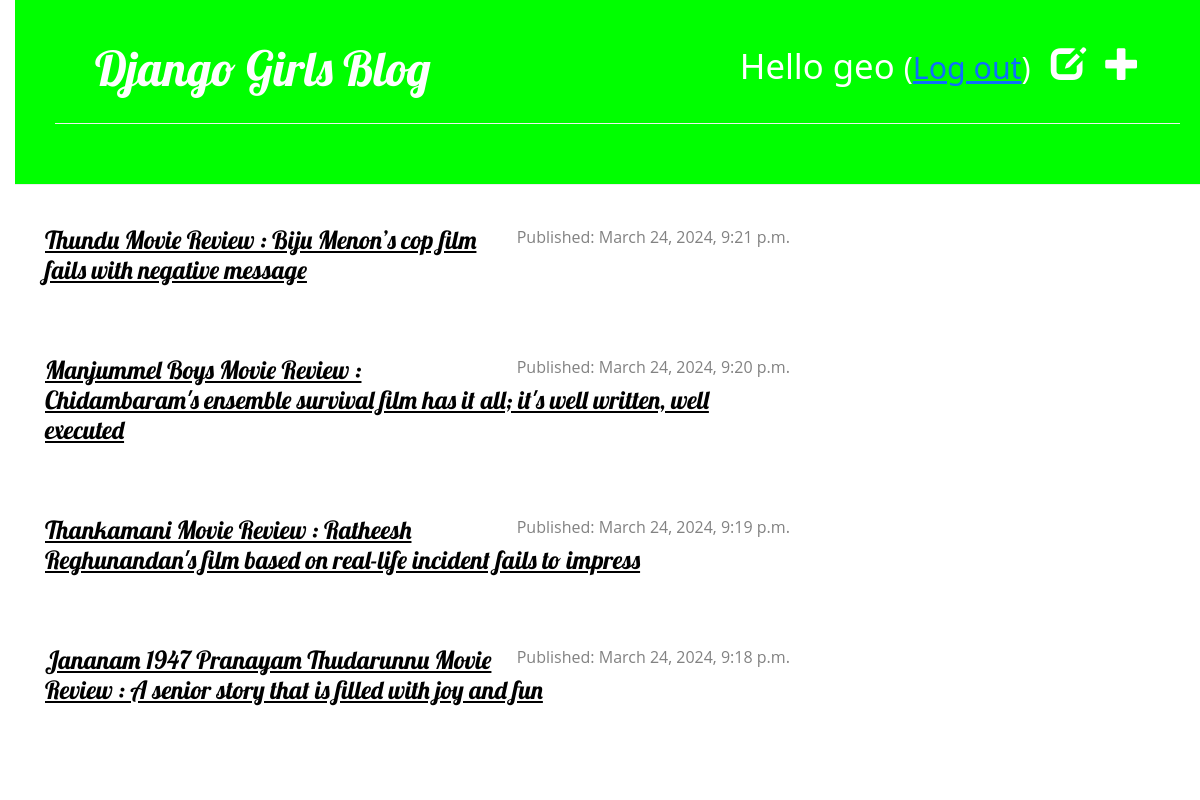
The app's page / (signed in) with its own data.
### blog/models.py (models this page shows, shortened)
class Post(models.Model):
    author = models.ForeignKey(settings.AUTH_USER_MODEL, on_delete=models.CASCADE)
    title = models.CharField(max_length=200)
    text = models.TextField()
    created_date = models.DateTimeField(default=timezone.now)
    published_date = models.DateTimeField(blank=True, null=True)
    image = models.ImageField(upload_to='post/', blank=True, null=True)  # Add this line

### blog/views.py (the view)
# urls.py: path('', post_list, name='post_list'),
def post_list(request):
    posts = Post.objects.all().order_by('-published_date')
    return render(request, 'blog/post_list.html', {'posts': posts})

### blog/templates/blog/post_list.html (shortened to what this page needs)
{% extends 'blog/base.html' %}
{% block content %}
    {% for post in posts %}
        <div class="post">
            <div class="date">
                {% if post.published_date %}
                    Published: {{ post.published_date }}
                {% endif %}
            </div>
            <h1><a href="{% url 'post_detail' pk=post.pk %}">{{ post.title }}</a></h1>
        </div>
    {% endfor %}
{% endblock content %}

### blog/templates/blog/base.html (shortened to what this page needs)
{% load static %}
<!DOCTYPE html>
<html>
    <head>
        <link rel="stylesheet" href="https://maxcdn.bootstrapcdn.com/bootstrap/3.4.0/css/bootstrap.min.css">
        <link rel="stylesheet" href="https://cdn.jsdelivr.net/npm/bootstrap@5.1.3/dist/css/bootstrap.min.css">
        <link rel="stylesheet" href="{% static 'css/blog.css' %}">
    </head>
    <body>
        <div class="page-header">
            <div class="page-header">
                {% if user.is_authenticated %}
                    <a href="{% url 'post_new' %}" class="top-menu"><span class="glyphicon glyphicon-plus"></span></a>
                    <a href="{% url 'post_draft_list' %}" class="top-menu"><span class="glyphicon glyphicon-edit"></span></a>
                    <p class="top-menu">Hello {{ user.username }} <small>(<a href="{% url 'logout' %}">Log out</a>)</small></p>
                {% else %}
                    <a href="{% url 'login' %}" class="top-menu"><span class="glyphicon glyphicon-lock"></span></a>
                {% endif %}
                <h1><a href="/">Django Girls Blog</a></h1>
            </div>
        </div>
        <div class="content container">
            <div class="row">
                <div class="col-md-8">
                {% block content %}
                {% endblock %}
                </div>
            </div>
        </div>
    </body>

### blog/static/css/blog.css (style rules this page uses)
h1 a, h2 a { color: #000000; font-family: 'Lobster'; }
body { padding-left: 15px; }
.page-header { background-color: #00ff00; margin-top: 0; margin-bottom: 40px; padding: 20px 20px 20px 40px; }
.page-header h1, .page-header h1 a, .page-header h1 a:visited, .page-header h1 a:active { color: #ffffff; font-size: 36pt; text-decoration: none; }
h1, h2, h3, h4 { font-family: 'Lobster', cursive; }
.date { color: #828282; }
.top-menu, .top-menu:hover, .top-menu:visited { color: #ffffff; float: right; font-size: 26pt; margin-right: 20px; }
.post { margin-bottom: 70px; }
.post > .date, .post > .actions { float: right; }

### blog/templates/blog/post_list.html (style rules this page uses)
.post { font-family: 'Open Sans', sans-serif; font-size: 16px; }

### records on screen
Post: published_date "March 24, 2024, 9:21 p.m.", title "Thundu Movie Review : Biju Menon’s cop film fails with negative message"
Post: published_date "March 24, 2024, 9:20 p.m.", title "Manjummel Boys Movie Review : Chidambaram's ensemble survival film has it all; it's well written, well executed"
Post: published_date "March 24, 2024, 9:19 p.m.", title "Thankamani Movie Review : Ratheesh Reghunandan's film based on real-life incident fails to impress"
Post: published_date "March 24, 2024, 9:18 p.m.", title "Jananam 1947 Pranayam Thudarunnu Movie Review : A senior story that is filled with joy and fun"

### other values on screen
{{ user.username }} "geo"
